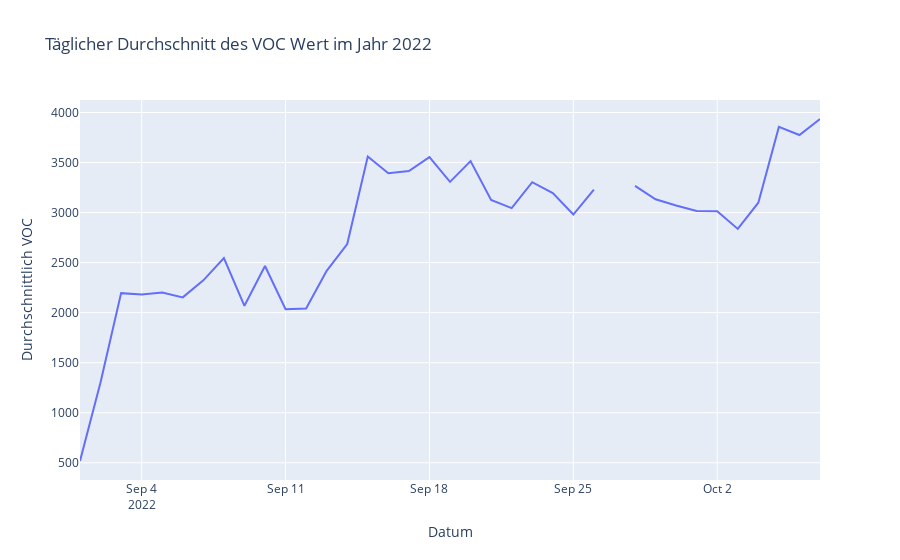

Here is the notebook cell this chart was saved with:
### Code cell
fig = px.line(daily_avg_voc_2022, x='date_time', y='VOC', title='Täglicher Durchschnitt des VOC Wert im Jahr 2022',
              labels={'date_time': 'Datum', 'VOC': 'Durchschnittlich VOC'})

fig.show()

### Figure 1 — Plotly figure (JSON) as saved in the notebook; plotly's stock layout.template omitted (floating-point values rounded to 4 significant figures)
{"data": [{"hovertemplate": "Datum=%{x}<br>Durchschnittlich VOC=%{y}<extra></extra>", "legendgroup": "", "line": {"color": "#636efa", "dash": "solid"}, "marker": {"symbol": "circle"}, "mode": "lines", "name": "", "orientation": "v", "showlegend": false, "type": "scatter", "x": ["2022-09-01T00:00:00", "2022-09-02T00:00:00", "2022-09-03T00:00:00", "2022-09-04T00:00:00", "2022-09-05T00:00:00", "2022-09-06T00:00:00", "2022-09-07T00:00:00", "2022-09-08T00:00:00", "2022-09-09T00:00:00", "2022-09-10T00:00:00", "2022-09-11T00:00:00", "2022-09-12T00:00:00", "2022-09-13T00:00:00", "2022-09-14T00:00:00", "2022-09-15T00:00:00", "2022-09-16T00:00:00", "2022-09-17T00:00:00", "2022-09-18T00:00:00", "2022-09-19T00:00:00", "2022-09-20T00:00:00", "2022-09-21T00:00:00", "2022-09-22T00:00:00", "2022-09-23T00:00:00", "2022-09-24T00:00:00", "2022-09-25T00:00:00", "2022-09-26T00:00:00", "2022-09-27T00:00:00", "2022-09-28T00:00:00", "2022-09-29T00:00:00", "2022-09-30T00:00:00", "2022-10-01T00:00:00", "2022-10-02T00:00:00", "2022-10-03T00:00:00", "2022-10-04T00:00:00", "2022-10-05T00:00:00", "2022-10-06T00:00:00", "2022-10-07T00:00:00"], "xaxis": "x", "y": [517.5, 1305.0, 2195.0, 2183.0, 2200.0, 2153.0, 2323.0, 2545.0, 2068.0, 2466.0, 2034.0, 2041.0, 2418.0, 2686.0, 3560.0, 3393.0, 3416.0, 3554.0, 3307.0, 3515.0, 3126.0, 3044.0, 3304.0, 3195.0, 2980.0, 3230.0, null, 3268.0, 3133.0, 3070.0, 3016.0, 3014.0, 2837.0, 3099.0, 3856.0, 3775.0, 3935.0], "yaxis": "y"}], "layout": {"legend": {"tracegroupgap": 0}, "title": {"text": "Täglicher Durchschnitt des VOC Wert im Jahr 2022"}, "xaxis": {"anchor": "y", "domain": [0, 1], "title": {"text": "Datum"}}, "yaxis": {"anchor": "x", "domain": [0, 1], "title": {"text": "Durchschnittlich VOC"}}}}
